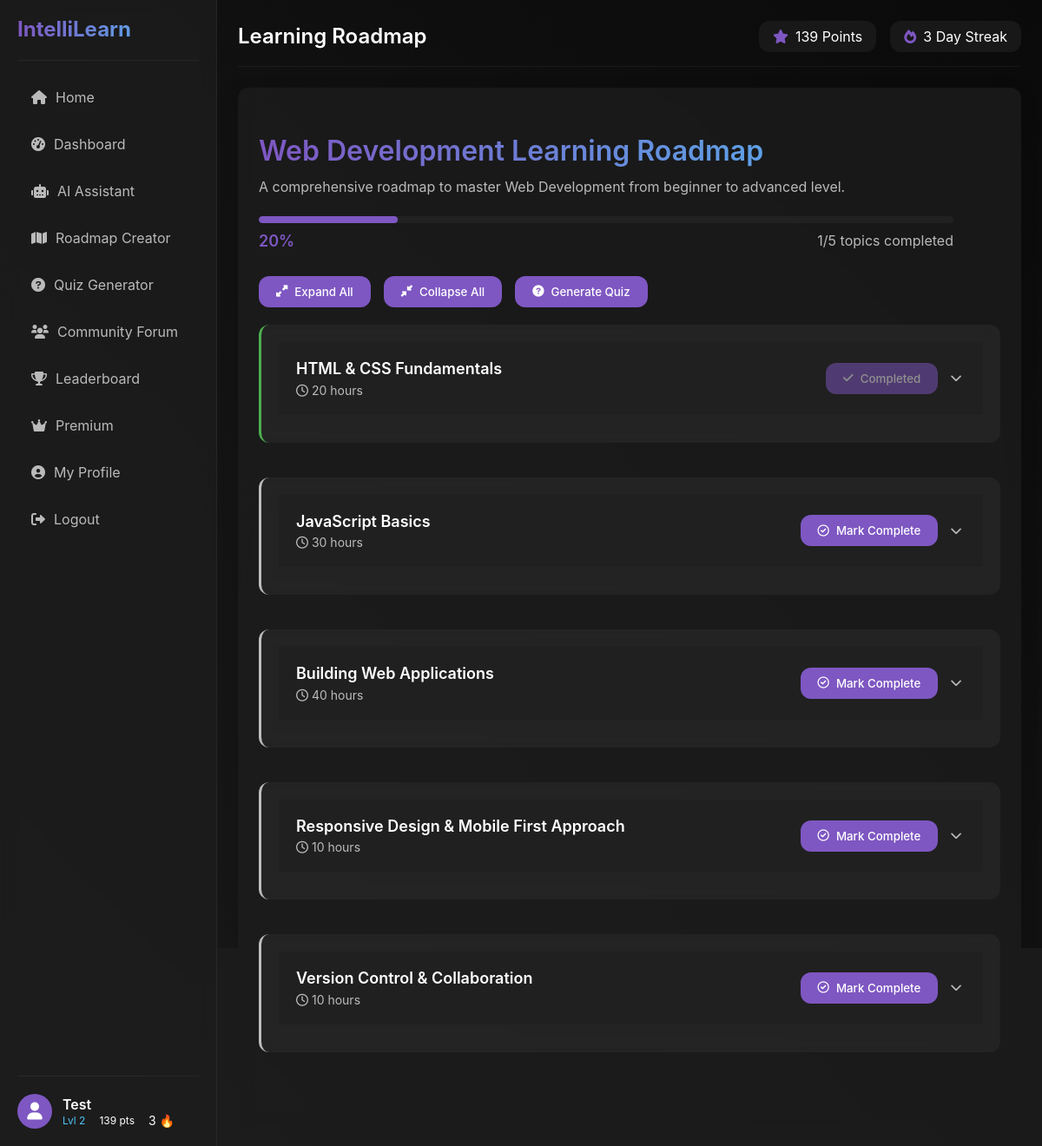
/roadmap/8 (signed in), run on the app's committed database.
### models.py (models this page shows, shortened)
class User(db.Model):
    __tablename__ = 'users'
    id = db.Column(db.Integer, primary_key=True)
    username = db.Column(db.String(50), unique=True, nullable=False)
    password = db.Column(db.String(100), nullable=False)
    points = db.Column(db.Integer, default=0)
    level = db.Column(db.Integer, default=1)
    streak = db.Column(db.Integer, default=0)
    completed_topics = db.Column(db.Text, default='[]')  # JSON string of completed topics
    is_premium = db.Column(db.Boolean, default=False)
    premium_until = db.Column(db.DateTime, nullable=True)
    created_at = db.Column(db.DateTime, default=datetime.datetime.utcnow)
    education_level = db.Column(db.String(100), nullable=True)  # e.g., High School, Bachelor's, Master's
    field_of_study = db.Column(db.String(100), nullable=True)  # e.g., Computer Science, Biology
    current_courses = db.Column(db.Text, default='[]')  # JSON string of current courses
    learning_goals = db.Column(db.Text, nullable=True)  # Learning objectives
    career_goals = db.Column(db.String(200), nullable=True)  # Career aspirations
    preferred_learning_style = db.Column(db.String(50), nullable=True)  # e.g., Visual, Auditory, Reading/Writing
    roadmaps = db.relationship('Roadmap', backref='creator', lazy=True)
    forum_posts = db.relationship('ForumPost', backref='author', lazy=True)
    forum_comments = db.relationship('ForumComment', backref='author', lazy=True)
    chat_messages = db.relationship('ChatMessage', backref='user', lazy=True)
    def get_completed_topics(self):
        if self.completed_topics:
            return json.loads(self.completed_topics)
        return []
    def get_current_courses(self):
        if self.current_courses:
            return json.loads(self.current_courses)
        return []
    def to_dict(self):
        return {
            'id': self.id,
            'username': self.username,
            'points': self.points,
            'level': self.level,
            'streak': self.streak,
            'completed_topics': self.get_completed_topics(),
            'is_premium': self.is_premium,
            'premium_until': self.premium_until.isoformat() if self.premium_until else None,
            'education_level': self.education_level,
            'field_of_study': self.field_of_study,
            'current_courses': self.get_current_courses(),
            'learning_goals': self.learning_goals,
            'career_goals': self.career_goals,
            'preferred_learning_style': self.preferred_learning_style
        }

class Roadmap(db.Model):
    __tablename__ = 'roadmaps'
    id = db.Column(db.Integer, primary_key=True)
    title = db.Column(db.String(200), nullable=False)
    description = db.Column(db.Text, nullable=False)
    content = db.Column(db.Text, nullable=False)  # JSON string of roadmap content
    creator_id = db.Column(db.Integer, db.ForeignKey('users.id'), nullable=False)
    completed_topics = db.Column(db.Text, default='[]')  # JSON string of completed topics
    created_at = db.Column(db.DateTime, default=datetime.datetime.utcnow)
    def get_content(self):
        try:
            if self.content:
                content = json.loads(self.content)
                if 'topics' not in content or not isinstance(content['topics'], list):
                    content['topics'] = []
                return content
            return {"topics": []}  # Default empty content
        except json.JSONDecodeError as e:
            print(f"Error decoding JSON content for roadmap {self.id}: {e}")
            return {"topics": []}  # Return empty content on error
    def get_completed_topics(self):
        if self.completed_topics:
            return json.loads(self.completed_topics)
        return []
    def to_dict(self):
        roadmap_content = self.get_content()
        return {
            'id': self.id,
            'title': self.title,
            'description': self.description,
            'topics': roadmap_content.get('topics', []),
            'creator': self.creator.username,
            'creator_id': self.creator_id,
            'completed_topics': self.get_completed_topics(),
            'created_at': self.created_at.isoformat()
        }

### app.py (the view)
@app.route('/roadmap/<int:roadmap_id>')
@login_required
def view_roadmap(roadmap_id):
    roadmap = Roadmap.query.get_or_404(roadmap_id)
    roadmap_dict = roadmap.to_dict()
    app.logger.info(f"Roadmap title: {roadmap_dict.get('title')}")
    app.logger.info(f"Topics count: {len(roadmap_dict.get('topics', []))}")
    app.logger.info(f"Topics: {roadmap_dict.get('topics')}")
    return render_template('roadmap_view.html', roadmap=roadmap_dict)

### app.py (called while the page is built)
@app.context_processor
def inject_user():
    user_data = None
    if 'username' in session:
        user = User.query.filter_by(username=session['username']).first()
        if user:
            user_data = user.to_dict()
    return dict(user=user_data)

def login_required(f):
    @wraps(f)
    def decorated_function(*args, **kwargs):
        if 'username' not in session:
            return redirect(url_for('login'))
        return f(*args, **kwargs)
    return decorated_function

### templates/roadmap_view.html (shortened to what this page needs)
{% extends "base.html" %}
{% block page_title %}Learning Roadmap{% endblock %}
{% block content %}
<div class="roadmap-container">
    <div class="roadmap-header">
        <h1 class="roadmap-title">{{ roadmap.title }}</h1>
        <p class="roadmap-description">{{ roadmap.description }}</p>
        <div class="roadmap-progress">
            {% set completed = roadmap.completed_topics|length %}
            {% set total = roadmap.topics|length %}
            {% set percent = (completed / total * 100) if total > 0 else 0 %}
            <div class="progress-bar-container">
                <div class="progress-bar">
                    <div class="progress-fill" style="width: {{ percent }}%;"></div>
                </div>
                <div class="progress-info">
                    <span class="progress-percentage">{{ percent|round|int }}%</span>
                    <span class="progress-text">{{ completed }}/{{ total }} topics completed</span>
                </div>
            </div>
        </div>
    </div>
    <div class="controls-bar">
        <button class="btn btn-secondary" id="expand-all-btn">
            <i class="fas fa-expand-alt"></i> Expand All
        </button>
        <button class="btn btn-secondary" id="collapse-all-btn">
            <i class="fas fa-compress-alt"></i> Collapse All
        </button>
        <button class="btn btn-primary" id="generate-quiz-btn">
            <i class="fas fa-question-circle"></i> Generate Quiz
        </button>
    </div>
    <div class="topics-container">
        {% if roadmap.topics|length > 0 %}
        {% for topic in roadmap.topics %}
        <div class="topic-card {% if topic.name in roadmap.completed_topics %}completed{% endif %}">
            <div class="topic-header">
                <div class="topic-title-container">
                    <h3 class="topic-title">{{ topic.name }}</h3>
                    <span class="estimated-time">
                        <i class="far fa-clock"></i> {{ topic.estimated_hours }} hours
                    </span>
                </div>
                <div class="topic-controls">
                    {% if topic.name in roadmap.completed_topics %}
                    <button class="btn complete-topic" disabled data-roadmap="{{ roadmap.id }}" data-topic="{{ topic.name }}">
                        <i class="fas fa-check"></i> Completed
                    </button>
                    {% else %}
                    <button class="btn complete-topic" data-roadmap="{{ roadmap.id }}" data-topic="{{ topic.name }}">
                        <i class="far fa-check-circle"></i> Mark Complete
                    </button>
                    {% endif %}
                    <button class="btn toggle-topic">
                        <i class="fas fa-chevron-down"></i>
                    </button>
                </div>
            </div>
        </div>
        {% endfor %}
        {% endif %}
    </div>
</div>
{% endblock %}

### templates/base.html (shortened to what this page needs)
<!DOCTYPE html>
<html lang="en">
<head>
    <link rel="stylesheet" href="{{ url_for('static', filename='css/style.css') }}">
    <link rel="stylesheet" href="https://cdnjs.cloudflare.com/ajax/libs/font-awesome/6.0.0/css/all.min.css">
</head>
<body>
    <div class="app-container">
        <nav class="sidebar">
            <div class="sidebar-header">
                <h1 class="logo">IntelliLearn</h1>
            </div>
            <ul class="sidebar-menu">
                {% if 'username' in session %}
                <li><a href="{{ url_for('dashboard') }}"><i class="fas fa-home"></i> Home</a></li>
                <li><a href="{{ url_for('dashboard') }}"><i class="fas fa-tachometer-alt"></i> Dashboard</a></li>
                <li><a href="{{ url_for('ai_chat') }}"><i class="fas fa-robot"></i> AI Assistant</a></li>
                <li><a href="{{ url_for('roadmap_creator') }}"><i class="fas fa-map"></i> Roadmap Creator</a></li>
                <li><a href="{{ url_for('quiz_generator') }}"><i class="fas fa-question-circle"></i> Quiz Generator</a></li>
                <li><a href="{{ url_for('forum') }}"><i class="fas fa-users"></i> Community Forum</a></li>
                <li><a href="{{ url_for('leaderboard') }}"><i class="fas fa-trophy"></i> Leaderboard</a></li>
                <li><a href="{{ url_for('premium') }}"><i class="fas fa-crown"></i> Premium</a></li>
                <li><a href="{{ url_for('profile') }}"><i class="fas fa-user-circle"></i> My Profile</a></li>
                <li><a href="{{ url_for('logout') }}"><i class="fas fa-sign-out-alt"></i> Logout</a></li>
                {% else %}
                <li><a href="{{ url_for('index') }}"><i class="fas fa-home"></i> Home</a></li>
                <li><a href="{{ url_for('login') }}"><i class="fas fa-sign-in-alt"></i> Login</a></li>
                <li><a href="{{ url_for('signup') }}"><i class="fas fa-user-plus"></i> Sign Up</a></li>
                {% endif %}
            </ul>
            {% if 'username' in session %}
            <a href="{{ url_for('profile') }}" class="user-info-link">
                <div class="user-info">
                    <div class="user-avatar">
                        <i class="fas fa-user"></i>
                    </div>
                    <div class="user-details">
                        <div class="username">{{ user.username }}</div>
                        <div class="user-stats">
                            <span class="user-level" title="Current Level">Lvl {{ user.level }}</span>
                            <span class="user-points" title="Points">{{ user.points }} pts</span>
                            <span class="user-streak" title="Current Streak">{{ user.streak }} 🔥</span>
                        </div>
                    </div>
                </div>
            </a>
            {% endif %}
        </nav>
        <main class="content">
            <div class="content-header">
                <div class="page-title">
                    <h2>{% block page_title %}IntelliLearn{% endblock %}</h2>
                </div>
                {% if 'username' in session %}
                <div class="user-stats">
                    <div class="stat">
                        <i class="fas fa-star"></i>
                        <span>{% if user is defined %}{{ user.points }} Points{% else %}0 Points{% endif %}</span>
                    </div>
                    <div class="stat">
                        <i class="fas fa-fire"></i>
                        <span>{% if user is defined %}{{ user.streak }} Day Streak{% else %}0 Day Streak{% endif %}</span>
                    </div>
                </div>
                {% endif %}
            </div>
            <div class="content-body">
                {% block content %}{% endblock %}
            </div>
        </main>
    </div>
</body>
</html>

### templates/roadmap_view.html (style rules this page uses)
.roadmap-container { margin-bottom: 40px; }
.roadmap-header { margin-bottom: 30px; }
.roadmap-title { font-size: 32px; margin-bottom: 10px; background: linear-gradient(to right, var(--accent-primary), var(--accent-secondary)); -webkit-background-clip: text; -webkit-text-fill-color: transparent; }
.roadmap-description { font-size: 16px; margin-bottom: 20px; max-width: 800px; }
.roadmap-progress { margin-top: 20px; }
.progress-bar-container { max-width: 800px; }
.progress-bar { height: 8px; background-color: var(--bg-tertiary); border-radius: 4px; overflow: hidden; margin-bottom: 10px; }
.progress-fill { height: 100%; background-color: var(--accent-primary); border-radius: 4px; transition: width 0.5s ease; }
.progress-info { display: flex; justify-content: space-between; align-items: center; }
.progress-percentage { font-size: 18px; font-weight: 600; color: var(--accent-primary); }
.progress-text { color: var(--text-secondary); }
.controls-bar { display: flex; gap: 15px; margin-bottom: 20px; }
.topics-container { display: flex; flex-direction: column; gap: 20px; }
.topic-card { background-color: var(--bg-tertiary); border-radius: var(--border-radius); overflow: hidden; transition: var(--transition); border-left: 3px solid var(--text-secondary); }
.topic-card.completed { border-left-color: var(--success); }
.topic-header { display: flex; justify-content: space-between; align-items: center; padding: 20px; cursor: pointer; background-color: var(--bg-secondary); }
.topic-title-container { display: flex; flex-direction: column; }
.topic-title { margin: 0; font-size: 18px; }
.estimated-time { color: var(--text-secondary); font-size: 14px; margin-top: 5px; }
.topic-controls { display: flex; gap: 10px; }
.toggle-topic { background-color: transparent; border: none; color: var(--text-secondary); padding: 5px; }
.toggle-topic i { transition: transform 0.3s ease; }

### data on the page
User: username "Test"
Roadmap: title "Web Development Learning Roadmap", description "A comprehensive roadmap to master Web Development from beginner to advanced level."

### other printed values
{{ user.level }} "2"
{{ user.points }} "139"
{{ user.streak }} "3"
{{ percent|round|int }} "20"
{{ completed }} "1"
{{ total }} "5"
{{ topic.name }} "HTML & CSS Fundamentals" "JavaScript Basics" "Building Web Applications" "Responsive Design & Mobile First Approach" "Version Control & Collaboration"
{{ topic.estimated_hours }} "20" "30" "40" "10" "10"
